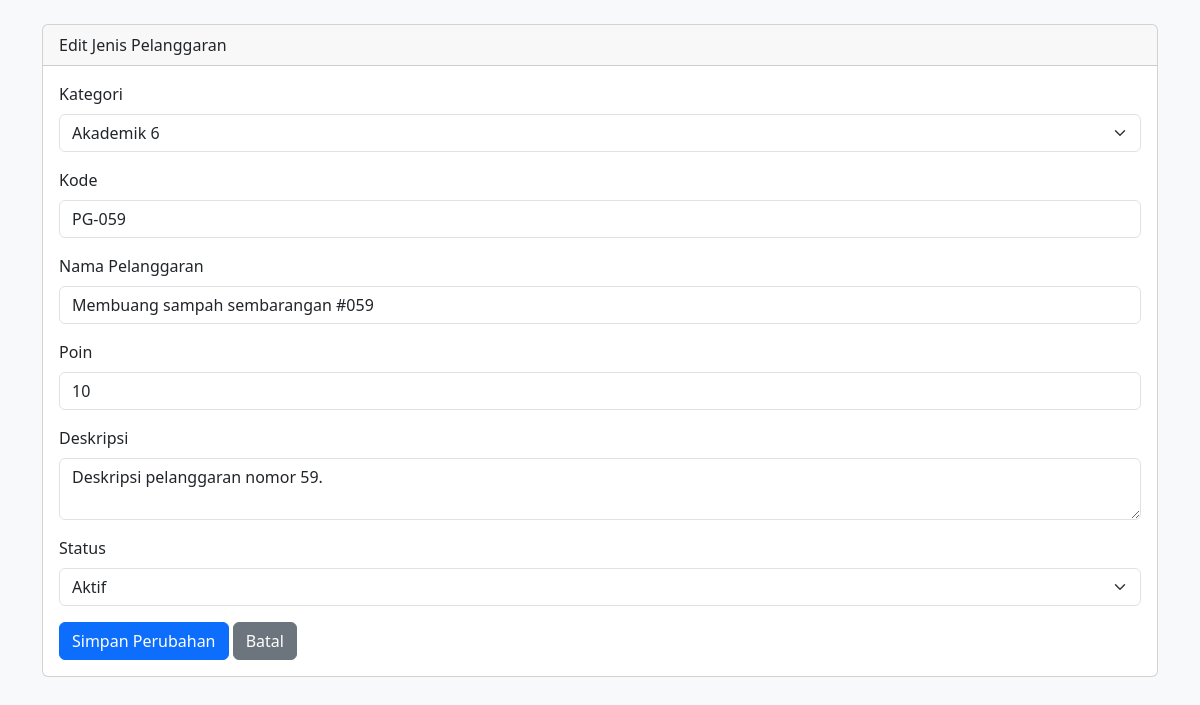
Screenshot of /edit_pelanggaran.php?id=59 (signed in) with the database file from the repository.
### tables this page shows
CREATE TABLE `t_pelanggaran` (
  `id` int(11) NOT NULL,
  `pelanggaran_kategori_id` int(11) DEFAULT NULL,
  `kode` varchar(30) DEFAULT NULL,
  `nama` varchar(150) DEFAULT NULL,
  `poin` int(11) NOT NULL,
  `deskripsi` text NOT NULL,
  `status_aktif` tinyint(1) NOT NULL,
  `created_at` timestamp NOT NULL DEFAULT current_timestamp(),
  `updated_at` timestamp NOT NULL DEFAULT current_timestamp()
);

CREATE TABLE `t_pelanggaran_kategori` (
  `id` int(11) NOT NULL,
  `nama` varchar(100) DEFAULT NULL,
  `deskripsi` text NOT NULL,
  `status_aktif` tinyint(1) NOT NULL,
  `created_at` timestamp NOT NULL DEFAULT current_timestamp(),
  `updated_at` timestamp NOT NULL DEFAULT current_timestamp()
);

### edit_pelanggaran.php (the view, shortened to what this page needs)
<?php
include 'config/koneksi.php';
$id = (int) ($_GET['id'] ?? 0);
$embed = (($_GET['embed'] ?? '') === '1');
$query = mysqli_prepare(
    $koneksi,
    "SELECT * FROM t_pelanggaran WHERE id = ?"
);
mysqli_stmt_bind_param($query, 'i', $id);
mysqli_stmt_execute($query);
$hasil = mysqli_stmt_get_result($query);
$data = mysqli_fetch_assoc($hasil);
$kategori = mysqli_query(
    $koneksi,
    "SELECT id, nama
     FROM t_pelanggaran_kategori
     ORDER BY nama"
);
function e($nilai)
{
    return htmlspecialchars(
        (string) $nilai,
        ENT_QUOTES,
        'UTF-8'
    );
}
?>
<?php if (!$embed): ?>
<!doctype html>
<html lang="id">
<head>
    <link
        href="https://cdn.jsdelivr.net/npm/bootstrap@5.3.3/dist/css/bootstrap.min.css"
        rel="stylesheet"
    >
</head>
<body class="bg-light">
<?php endif; ?>
<main class="container py-4">
    <div class="card">
        <div class="card-header">
            Edit Jenis Pelanggaran
        </div>
        <div class="card-body">
            <form action="proses_pelanggaran.php" method="post">
                <label class="form-label">
                    Kategori
                </label>
                <select
                    class="form-select mb-3"
                    name="pelanggaran_kategori_id"
                    required
                >
                    <?php while ($k = mysqli_fetch_assoc($kategori)): ?>
                        <option
                            value="<?= $k['id'] ?>"
                            <?= $k['id'] == $data['pelanggaran_kategori_id'] ? 'selected' : '' ?>
                        >
                            <?= e($k['nama']) ?>
                        </option>
                    <?php endwhile; ?>
                </select>
                <label class="form-label">
                    Kode
                </label>
                <input
                    type="text"
                    class="form-control mb-3"
                    name="kode"
                    required
                    value="<?= e($data['kode']) ?>"
                >
                <label class="form-label">
                    Nama Pelanggaran
                </label>
                <input
                    type="text"
                    class="form-control mb-3"
                    name="nama"
                    required
                    value="<?= e($data['nama']) ?>"
                >
                <label class="form-label">
                    Poin
                </label>
                <input
                    type="number"
                    min="0"
                    class="form-control mb-3"
                    name="poin"
                    required
                    value="<?= (int) $data['poin'] ?>"
                >
                <label class="form-label">
                    Deskripsi
                </label>
                <textarea
                    class="form-control mb-3"
                    name="deskripsi"
                    required
                ><?= e($data['deskripsi']) ?></textarea>
                <label class="form-label">
                    Status
                </label>
                <select
                    class="form-select mb-3"
                    name="status_aktif"
                >
                    <option
                        value="1"
                        <?= $data['status_aktif'] ? 'selected' : '' ?>
                    >
                        Aktif
                    </option>
                </select>
                <button
                    type="submit"
                    class="btn btn-primary"
                >
                    Simpan Perubahan
                </button>
                <a
                    class="btn btn-secondary"
                    href="kelola_jenis_pelanggaran.php<?= $embed ? '?embed=1' : '' ?>"
                >
                    Batal
                </a>
            </form>
        </div>
    </div>
</main>
<?php if (!$embed): ?>
</body>
</html>
<?php endif; ?>

### rows the page displays
t_pelanggaran: pelanggaran_kategori_id "Akademik 6", kode "PG-059", nama "Membuang sampah sembarangan #059", poin "10", deskripsi "Deskripsi pelanggaran nomor 59.", status_aktif "Aktif"
